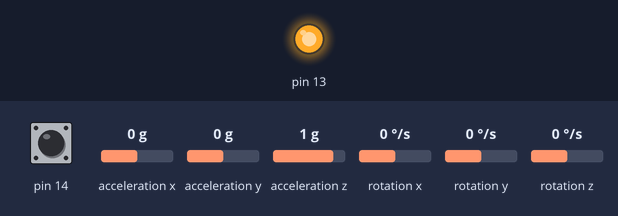
The sketch below on a simulated Arduino Leonardo, built with avr-gcc and run on an emulated ATmega32U4. Shown: output pins drawn as LEDs (lit = HIGH). The inputs (shaded band) are chosen by the test bench; at power-on: pin 14 HIGH, acceleration x 0 g, acceleration y 0 g, acceleration z 1 g, rotation x 0 °/s, rotation y 0 °/s, rotation z 0 °/s. What the sketch prints to the serial monitor is not drawn.

Above: at 0.1 s.
At 3.6 s:
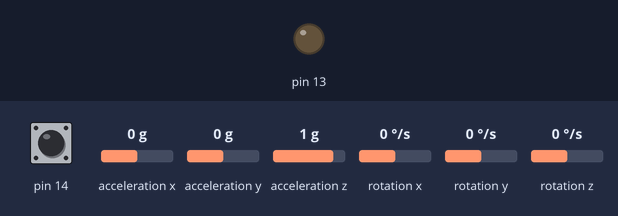
3.7 s: pin 14 pulled LOW for 0.15 s
Timing chart, 0 to 6.7 s (numbered marks = the images above; inputs shaded):
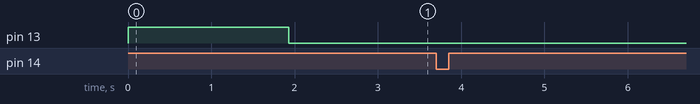

Measured:
- after the input at 3.7 s, every drawn part: stays the same

The sketch:

Helling.ino
```cpp
#include <Wire.h>
#include <Zumo32U4.h>

Zumo32U4ButtonA buttonA;
Zumo32U4Motors motors;
Zumo32U4IMU imu;

#include "TurnSensor.h"

void setup()
{
  turnSensorSetup();
  delay(500);
  turnSensorReset();
}

void loop()
{
  turnSensorUpdate();
  if(buttonA.isPressed()) {
    Serial.println((((int32_t)turnAngle >> 16) * 360) >> 16);
  }
}
```

TurnSensor.h
```cpp
#include <Wire.h>


uint32_t turnAngle = 0;

// turnRate is the current angular rate of the gyro, in units of
// 0.07 degrees per second.
int16_t turnRate;

// This is the average reading obtained from the gyro's Z axis
// during calibration.
int16_t gyroOffset;

// This variable helps us keep track of how much time has passed
// between readings of the gyro.
uint16_t gyroLastUpdate = 0;

void turnSensorReset()
{
  gyroLastUpdate = micros();
  turnAngle = 0;
}

void turnSensorUpdate()
{
  // Read the measurements from the gyro.
  imu.readGyro();
  turnRate = imu.g.y - gyroOffset;

  // Figure out how much time has passed since the last update (dt)
  uint16_t m = micros();
  uint16_t dt = m - gyroLastUpdate;
  gyroLastUpdate = m;

  int32_t d = (int32_t)turnRate * dt;

  turnAngle += (int64_t)d * 14680064 / 17578125;
}

void turnSensorSetup()
{
  Wire.begin();
  imu.init();
  imu.enableDefault();
  imu.configureForTurnSensing();

  // Turn on the yellow LED in case the display is not available.
  ledYellow(1);

  // Delay to give the user time to remove their finger.
  delay(500);

  // Calibrate the gyro.
  int32_t total = 0;
  for (uint16_t i = 0; i < 1024; i++)
  {
    // Wait for new data to be available, then read it.
    while(!imu.gyroDataReady()) {}
    imu.readGyro();

    // Add the Z axis reading to the total.
    total += imu.g.y;
  }
  ledYellow(0);
  gyroOffset = total / 1024;

  turnSensorReset();
  turnSensorUpdate();
}
```
